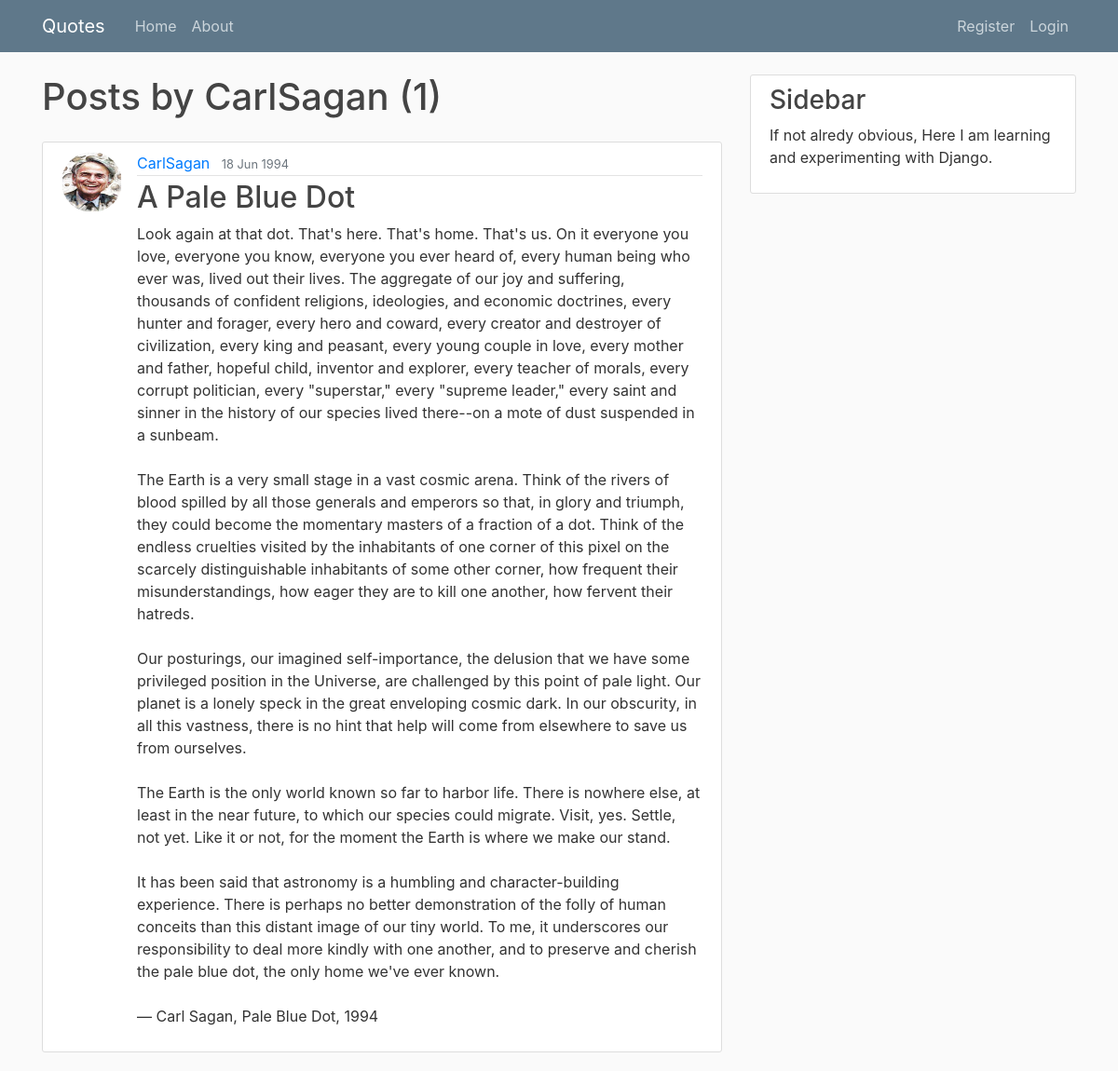
The app's page /user/CarlSagan with its own data.
### blog/models.py (models this page shows, shortened)
class Post(models.Model):
    title = models.CharField(max_length=100)
    content = models.TextField()
    date_posted = models.DateTimeField(default=timezone.now)
    author = models.ForeignKey(User, on_delete=models.CASCADE) #when user is deleted, also delete posts! change this!

### users/models.py (models this page shows, shortened)
class Profile(models.Model):
    user = models.OneToOneField(User, on_delete=models.CASCADE)
    image = models.ImageField(default='default.jpg',upload_to='profile_pics')

### blog/views.py (the view)
# urls.py: path('user/<str:username>', UserPostListView.as_view(),name='user-posts' )
class UserPostListView(ListView):
    model = Post
    template_name = 'blog/user_posts.html'
    context_object_name = 'posts'
    paginate_by = 1
    def get_queryset(self):
        user = get_object_or_404(User, username=self.kwargs.get('username'))
        return Post.objects.filter(author=user).order_by('-date_posted')

### blog/templates/blog/user_posts.html (shortened to what this page needs)
{% extends "blog/base.html" %}
  {% block content %}
  <h1 class="mb-4">Posts by {{view.kwargs.username}} ({{page_obj.paginator.count}})</h1>
  {% for post in posts %}
  <article class="media content-section">
    <img class="rounded-circle article-img"src="{{ post.author.profile.image.url }}" alt="Profile Image of {{post.author}}">
    <div class="media-body">
      <div class="article-metadata">
            <a class="mr-2" href="{% url 'user-posts' post.author.username %}">{{ post.author }}</a>
            <small class="text-muted">{{ post.date_posted|date:"d M Y"}}</small>
          </div>
          <h2><a class="article-title" href="{% url 'post-detail' post.id %}">{{ post.title }}</a></h2>
          <p class="article-content">{{ post.content }}</p>
        </div>
      </article>
    {% endfor %}
{% endblock content%}

### blog/static/blog/main.css (style rules this page uses)
body { background: #fafafa; color: #333333; margin-top: 5rem; }
h1, h2, h3, h4, h5, h6 { color: #444444; }
.content-section { background: #ffffff; padding: 10px 20px; border: 1px solid #dddddd; border-radius: 3px; margin-bottom: 20px; }
.article-title { color: #444444; }
.article-content { white-space: pre-line; }
.article-img { height: 65px; width: 65px; margin-right: 16px; }
.article-metadata { padding-bottom: 1px; margin-bottom: 4px; border-bottom: 1px solid #e3e3e3 }

### records on screen
Post: author.profile.image (picture), author "CarlSagan", date_posted "18 Jun 1994", title "A Pale Blue Dot", content "Look again at that dot. That's here. That's home. That's us. On it everyone you love, everyone you know, everyone you ever heard of, every human being who ever was, lived out their lives. The aggregate of our joy and suffering, thousands of confident religions, ideologies, and economic doctrines, every hunter and forager, every hero and coward, every creator and destroyer of civilization, every king and peasant, every young couple in love, every mother and father, hopeful child, inventor and explorer, every teacher of morals, every corrupt politician, every \"superstar,\" every \"supreme leader,\" every saint and sinner in the history of our species lived there--on a mote of dust suspended in a…"

### other values on screen
{{ view.kwargs.username }} "CarlSagan"
{{ page_obj.paginator.count }} "1"
